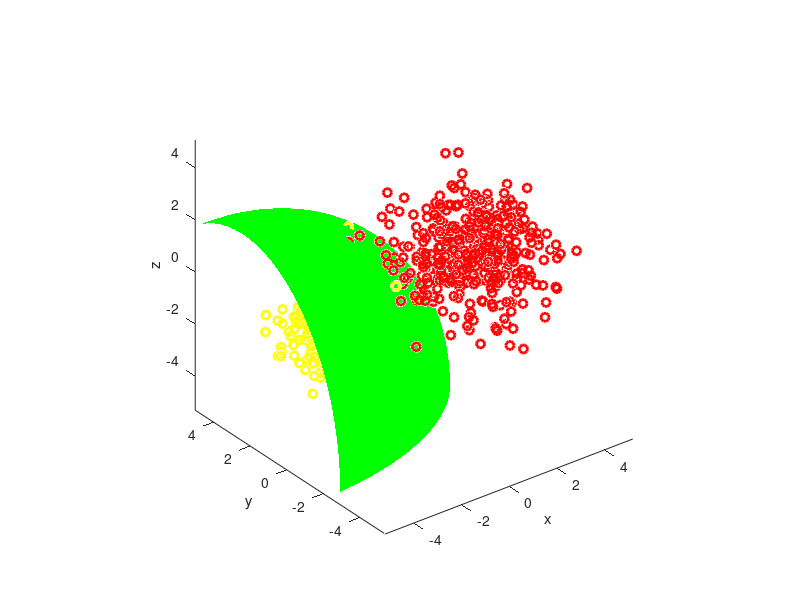

This figure's MATLAB source: (Note: this script raises an error after producing the figure.)
%bayesian classification
close all;
clear ;
N1=440;
x1(1,:)=-1.7+0.9*randn(1,N1);
x1(2,:)= 1.6+0.7*randn(1,N1);
x1(3,:)=-1.5+0.8*randn(1,N1);
plot3(x1(1,:),x1(2,:),x1(3,:),'ko','linewidth',2,'markeredgecolor','y');
hold on
N2=400;
x2(1,:)= 1.3+1.2*randn(1,N2);
x2(2,:)=-1.5+1.3*randn(1,N2);
x2(3,:)= 1.4+1.1*randn(1,N2);
plot3(x2(1,:),x2(2,:),x2(3,:),'ko','linewidth',2,'markeredgecolor','r');
hold on
P1=N1/(N1+N2)
P2=N2/(N1+N2)
E1=mean(x1,2)
E2=mean(x2,2)
Covariance1=cov(x1')
Covariance2=cov(x2')
invCovariance1=inv(Covariance1)
invCovariance2=inv(Covariance2)
M=50;
x11=linspace(-5,5,M);
x12=linspace(-5,5,M);
x13=linspace(-5,5,M);

val = zeros(M, M, M);

for i=1:M
    for j=1:M
        minz = inf;
        index = -1;
        
        for k=1:M
            x=[x11(i);x12(j);x13(k)];
            val1_temp=-0.5*(x-E1)'*invCovariance1*(x-E1)+log(P1)-log(2*pi)-0.5*log(det(Covariance1));
            val2_temp=-0.5*(x-E2)'*invCovariance2*(x-E2)+log(P2)-log(2*pi)-0.5*log(det(Covariance2));
            error = norm(val1_temp-val2_temp, 1);
            
            val(j, i, k) = val1_temp-val2_temp;
            
        end
        
    end
end


[x11,x12,x13]=meshgrid(x11,x12,x13);
axis equal;
h = patch( isosurface(x11,x12,x13,val,0)); 
isonormals(x11,x12,x13,val,h)              
set(h,'FaceColor','g','EdgeColor','none');
xlabel('x');ylabel('y');zlabel('z'); 
alpha(1)   
grid on; view([1,1,1]); axis equal; camlight; lighting gouraud